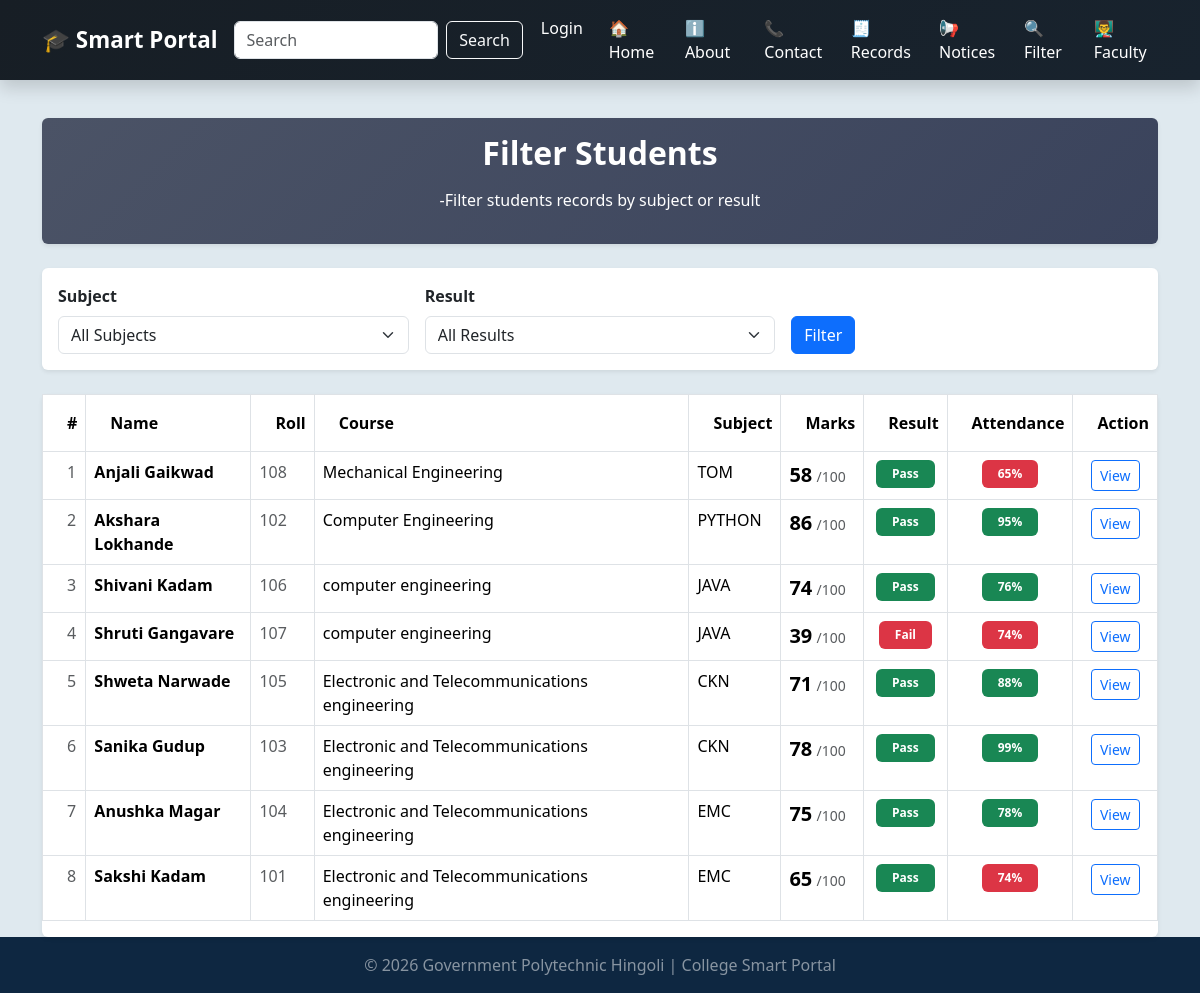
/filter, run on an earlier commit of the app's database.
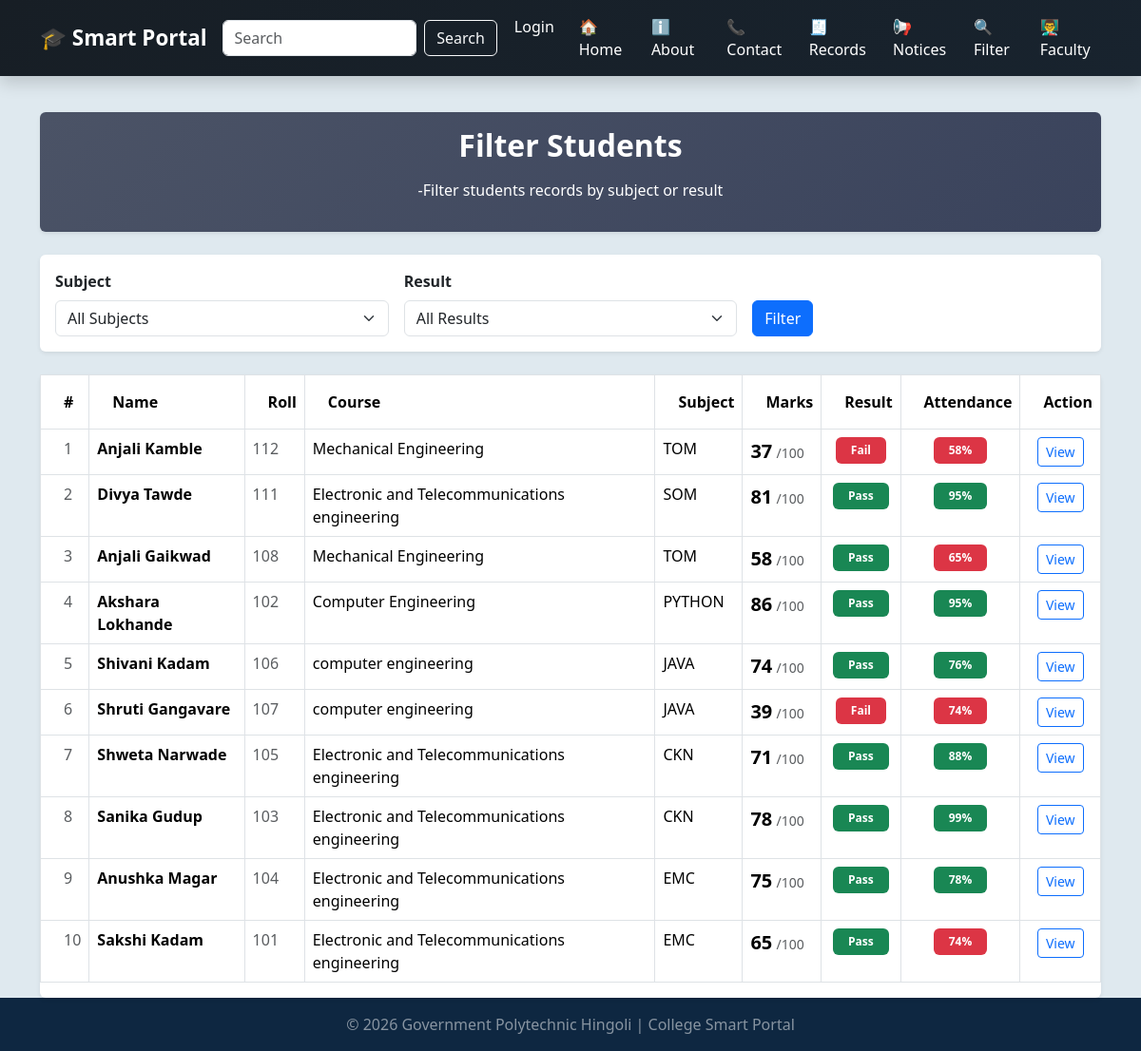
And on a later commit of the database.
### tables this page shows
CREATE TABLE students(
                id INTEGER PRIMARY KEY AUTOINCREMENT,
                 name TEXT NOT NULL,
                 roll INTEGER NOT NULL,
                 course TEXT NOT NULL,
                 subject TEXT NOT NULL,
                 marks INTEGER NOT NULL,
                 attendance INTEGER DEFAULT 0
                 );

### app2.py (the view)
@app.route('/filter')
def filter_students():
    subject = request.args.get('subject','')
    selected_result = request.args.get('result','')
    conn = get_db()
    subjects = conn.execute('''SELECT DISTINCT subject FROM students
                        WHERE subject IS NOT NULL
                        AND subject !=""
                        ORDER BY subject ASC ''').fetchall()
    query = 'SELECT * FROM students WHERE 1=1'
    params = []
    if subject:
        query += ' AND subject = ?'
        params.append(subject)
    if selected_result == 'pass':
        query += ' AND marks >= 40'
    elif selected_result == 'fail':
        query += ' AND marks < 40'
    query += ' ORDER BY id DESC'
    students = conn.execute(query,params).fetchall()
    conn.close()
    return render_template('filter.html',students=students,selected_subject=subject, subjects=subjects,selected_result=selected_result)

### database.py (called while the page is built)
def get_db():
   conn=sqlite3.connect(DB_PATH)
   conn.row_factory= sqlite3.Row
   return conn

### templates/filter.html (shortened to what the changed rows need)
{% extends 'base.html' %}
{% block content %}
<div class="card mb-4 shadow-sm p-3"style="background:linear-gradient(135deg, #4b5366, #3a435c);">
<h2 class="fw-bold mb-3 text-white text-center">Filter Students</h2>
</div>
<div class="card shadow-sm">
    <div class="card-body p-0">
        {% if students|length == 0 %}
        <div class="text-center p-5">
            <h5 class="text-muted">No student records found.</h5>
            <a href="{{ url_for('add_student') }}" class="btn btn-primary mt-2">Add Student</a>
        </div>
        {% else %}
        <div class="table-responsive">
                <table class="table table-bordered table-hover">
                <thead style="background-color: #0b1f39; color:white;">
                    <tr>
                        <th class="py-3 ps-4">#</th>
                        <th class="py-3 ps-4">Name</th>
                        <th class="py-3 ps-4">Roll</th>
                        <th class="py-3 ps-4">Course</th>
                        <th class="py-3 ps-4">Subject</th>
                        <th class="py-3 ps-4">Marks</th>
                        <th class="py-3 ps-4">Result</th>
                        <th class="py-3 ps-4 text-center">Attendance</th>
                        <th class="py-3 ps-4 text-center">Action</th>
                    </tr>
                </thead>
                <tbody id="tableBody">
                    {% for student in students %}
                    <tr data-name="{{ student.name | lower}}">
                        <td class="ps-4 text-muted">{{ loop.index }}</td>
                        <td>
                            <div class="d-flex align-items-center">
                                <span class="fw-bold">{{ student.name }}</span>
                            </div>
                        </td>
                        <td class="text-muted">{{ student.roll }}</td>
                        <td>{{ student.course }}</td>
                        <td>{{ student.subject }}</td>
                        <td>
                            <span class="fw-bold fs-5">{{ student.marks }}</span>
                            <span class="text-muted small">/100</span>
                        </td>
                        <td class="text-center">
                            {% if student.marks >= 40 %}
                                <span class="badge bg-success px-3 py-2">Pass</span>
                            {% else %}
                                <span class="badge bg-danger px-3 py-2">Fail</span>
                            {% endif %}
                        </td>
                        <td class="text-center">
                            {% if student.attendance >= 75 %}
                                <span class="badge bg-success px-3 py-2">
                                    {{ student.attendance }}%
                                </span>
                            {% else %}
                                <span class="badge bg-danger px-3 py-2">
                                    {{ student.attendance }}%
                                </span>
                            {% endif %}
                        </td>
                        <td class="text-center">
                            <a href="{{ url_for('student_detail', id=student.id) }}" class="btn btn-sm btn-outline-primary">View</a>
                        </td>
                    </tr>
                    {% endfor %}
                </tbody>
            </table>
        </div>
        {% endif %}
    </div>
</div>
{% endblock %}

What changed in the data, as far as the page shows it:
added students: name "Anjali Kamble", roll "112", course "Mechanical Engineering", subject "TOM", marks "37", shows "Fail", attendance "58"
added students: name "Divya Tawde", roll "111", course "Electronic and Telecommunications engineering", subject "SOM", marks "81", shows "Pass", attendance "95"
